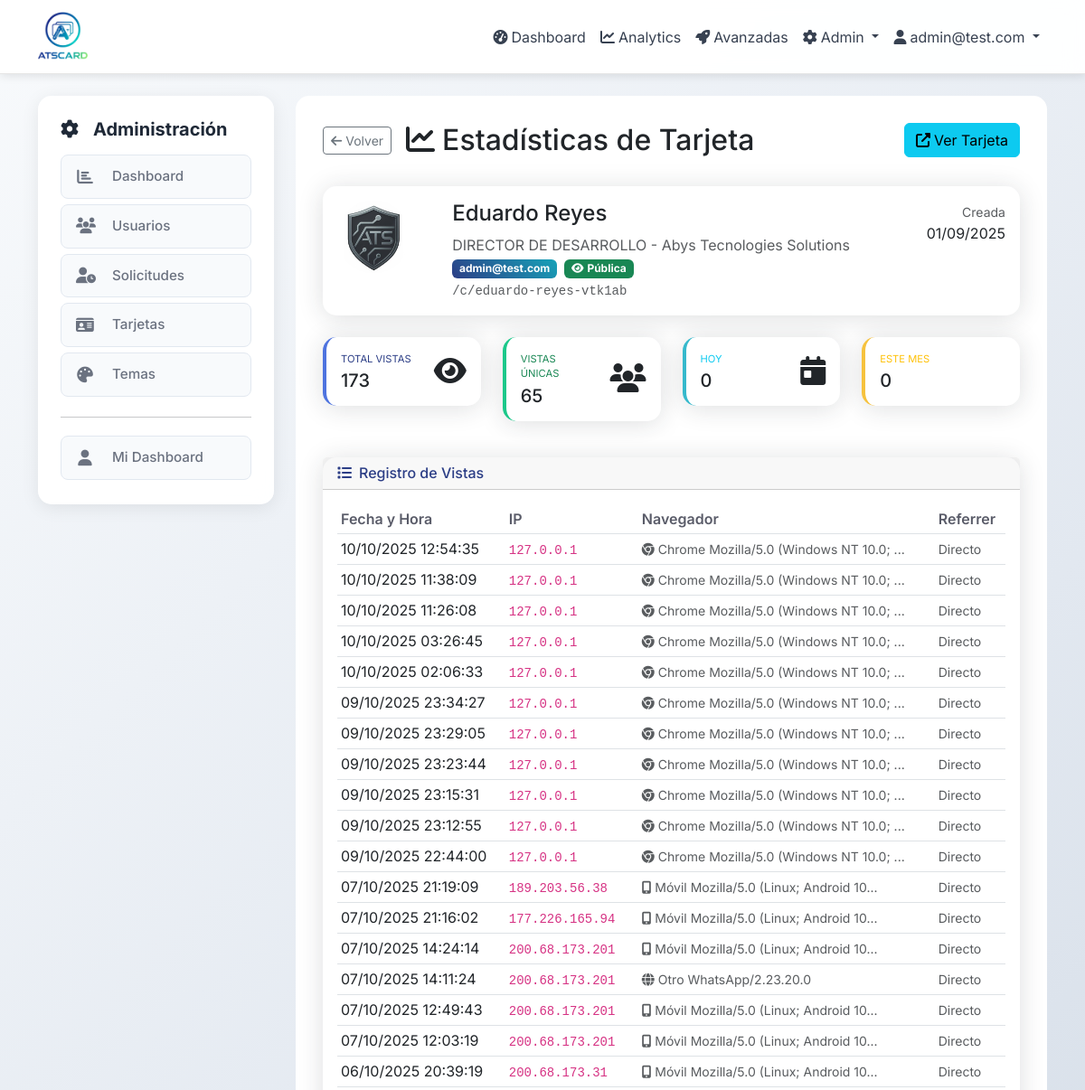
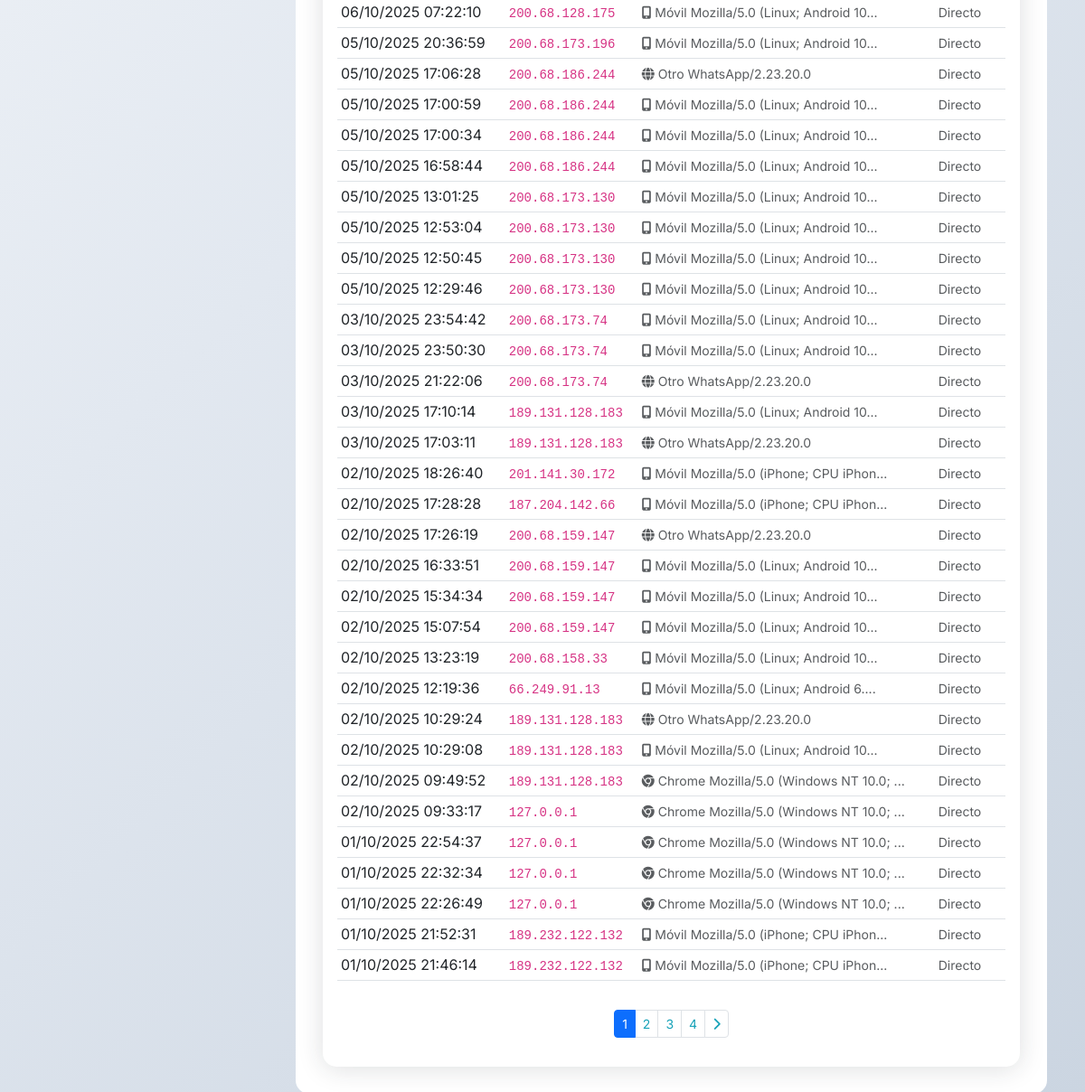
The page /admin/cards/8/views (signed in) on the database as committed earlier (2 pictures, top to bottom).
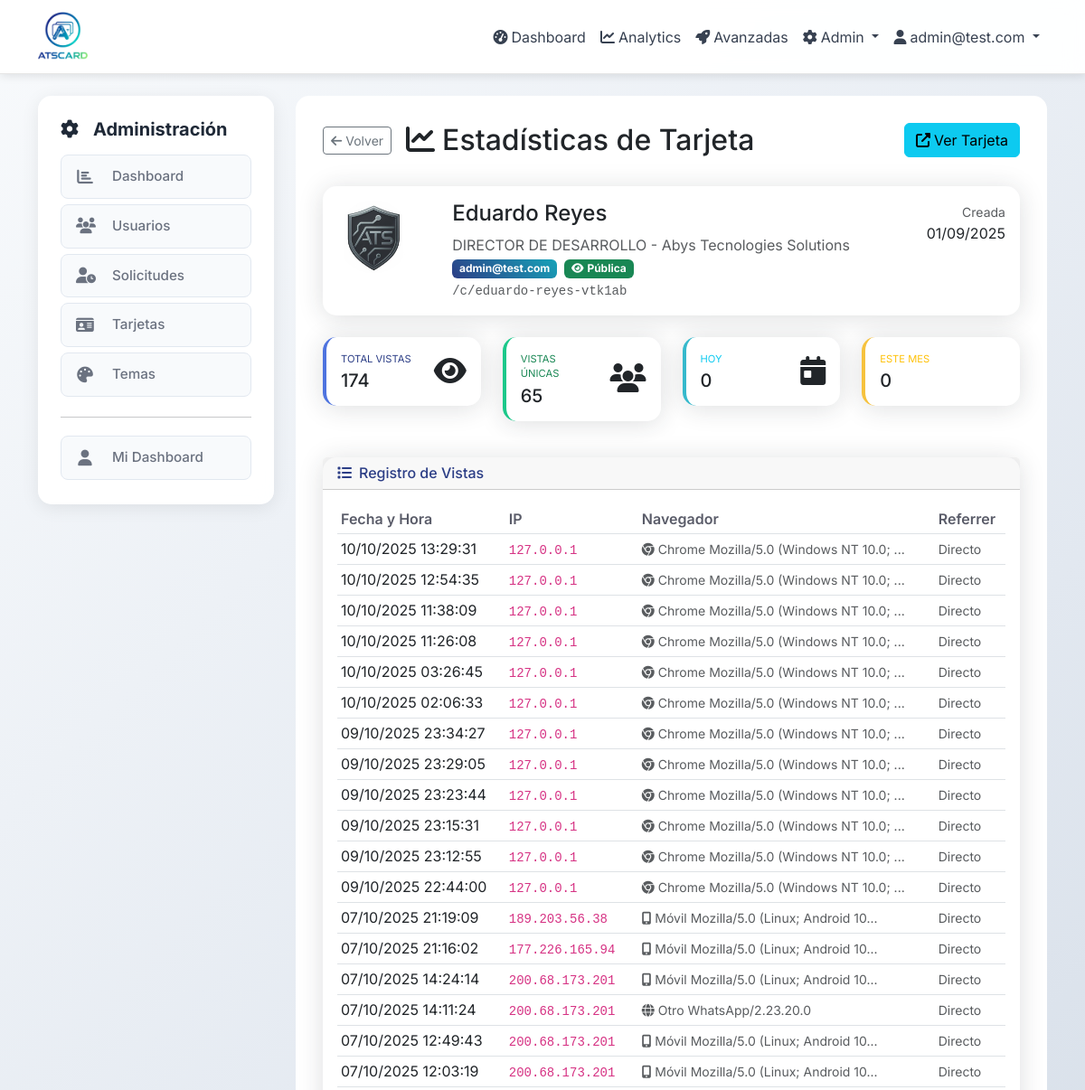
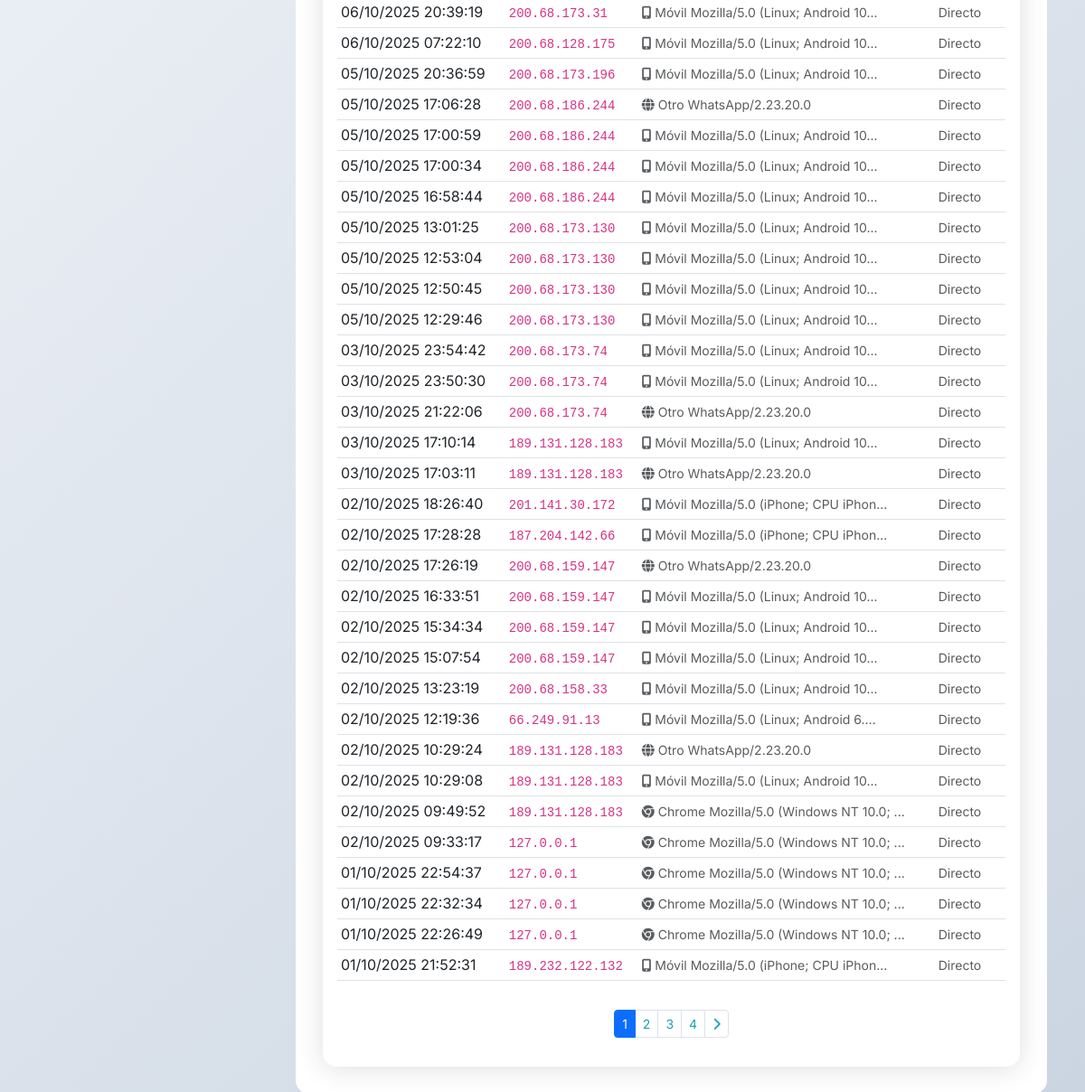
The same page on the database as committed later (2 pictures, top to bottom).
### app/models.py (models this page shows, shortened)
class CardView(db.Model):
    id = db.Column(db.Integer, primary_key=True)
    card_id = db.Column(db.Integer, db.ForeignKey('card.id'), nullable=False)
    ip_address = db.Column(db.String(45))  # IPv4 or IPv6
    user_agent = db.Column(db.String(500))
    referrer = db.Column(db.String(500))
    device_type = db.Column(db.String(20))  # mobile, tablet, desktop
    browser = db.Column(db.String(50))  # Chrome, Firefox, Safari, etc.
    platform = db.Column(db.String(50))  # windows, macos, linux, android, ios
    country = db.Column(db.String(100))  # User's country
    city = db.Column(db.String(100))  # User's city
    session_id = db.Column(db.String(100))  # Session tracking
    viewed_at = db.Column(db.DateTime, default=now_utc_for_db, index=True)
    card = db.relationship('Card', backref=db.backref('views', lazy='dynamic', cascade='all, delete-orphan'))

### app/admin/routes.py (the view)
@bp.route('/cards/<int:id>/views')
@login_required
@admin_required
def card_views(id):
    card = Card.query.get_or_404(id)
    page = request.args.get('page', 1, type=int)
    views = card.views.order_by(CardView.viewed_at.desc()).paginate(
        page=page, per_page=50, error_out=False
    )
    stats = {
        'total_views': card.get_total_views(),
        'unique_views': card.get_unique_views(),
        'views_today': card.get_views_today(),
        'views_this_month': card.get_views_this_month()
    }
    return render_template('admin/card_views.html', card=card, views=views, stats=stats)

### app/models.py (called while the page is built)
    def is_admin(self):
        return self.role == 'admin'

    def get_public_url(self):
        return f"/c/{self.slug}"

    def get_total_views(self):
        return self.views.count()

    def get_unique_views(self):
        from sqlalchemy import func
        return db.session.query(func.count(func.distinct(CardView.ip_address))).filter_by(card_id=self.id).scalar() or 0

    def get_views_today(self):
        start_utc, end_utc = get_date_range_utc(days=1)
        return self.views.filter(
            CardView.viewed_at >= start_utc,
            CardView.viewed_at <= end_utc
        ).count()

    def get_views_this_month(self):
        start_utc, end_utc = get_month_range_utc()
        return self.views.filter(
            CardView.viewed_at >= start_utc,
            CardView.viewed_at <= end_utc
        ).count()

    def get_avatar_path(self):
        if not self.theme:
            return self.avatar_path or self.avatar_square_path
        if self.theme.avatar_shape == 'rectangle':
            return self.avatar_rect_path or self.avatar_square_path or self.avatar_path
        else:
            return self.avatar_square_path or self.avatar_path or self.avatar_rect_path

### app/templates/admin/card_views.html (shortened to what the changed rows need)
{% extends "base.html" %}
{% block content %}
<div class="row">
    <div class="col-md-9">
        <div class="main-content">
            <div class="d-flex justify-content-between align-items-start mb-4">
                <div>
                    <div class="d-flex align-items-center mb-2">
                        <h2 class="mb-0">
                            <i class="fas fa-chart-line me-2"></i>Estadísticas de Tarjeta
                        </h2>
                    </div>
                </div>
            </div>
            <div class="row mb-4">
                <div class="col-lg-3 col-md-6 mb-3">
                    <div class="card border-left-primary">
                        <div class="card-body">
                            <div class="row no-gutters align-items-center">
                                <div class="col mr-2">
                                    <div class="text-xs font-weight-bold text-primary text-uppercase mb-1">
                                        Total Vistas
                                    </div>
                                    <div class="h5 mb-0 font-weight-bold text-gray-800">
                                        {{ stats.total_views }}
                                    </div>
                                </div>
                            </div>
                        </div>
                    </div>
                </div>
            </div>
            <div class="card">
                <div class="card-body">
                    {% if views.items %}
                        <div class="table-responsive">
                            <table class="table table-sm">
                                <thead>
                                    <tr>
                                        <th>Fecha y Hora</th>
                                        <th>IP</th>
                                        <th>Navegador</th>
                                        <th>Referrer</th>
                                    </tr>
                                </thead>
                                <tbody>
                                    {% for view in views.items %}
                                    <tr>
                                        <td>
                                            {{ view.viewed_at|local_datetime('%d/%m/%Y %H:%M:%S') }}
                                        </td>
                                        <td>
                                            <code>{{ view.ip_address or 'N/A' }}</code>
                                        </td>
                                        <td>
                                            <small class="text-muted" title="{{ view.user_agent }}">
                                                {% if view.user_agent %}
                                                    {% if 'Mobile' in view.user_agent %}
                                                        <i class="fas fa-mobile-alt me-1"></i>Móvil
                                                    {% elif 'Chrome' in view.user_agent %}
                                                        <i class="fab fa-chrome me-1"></i>Chrome
                                                    {% elif 'Firefox' in view.user_agent %}
                                                        <i class="fab fa-firefox me-1"></i>Firefox
                                                    {% elif 'Safari' in view.user_agent %}
                                                        <i class="fab fa-safari me-1"></i>Safari
                                                    {% elif 'Edge' in view.user_agent %}
                                                        <i class="fab fa-edge me-1"></i>Edge
                                                    {% else %}
                                                        <i class="fas fa-globe me-1"></i>Otro
                                                    {% endif %}
                                                    {{ view.user_agent[:30] }}{% if view.user_agent|length > 30 %}...{% endif %}
                                                {% else %}
                                                    N/A
                                                {% endif %}
                                            </small>
                                        </td>
                                        <td>
                                            <small class="text-muted">
                                                {% if view.referrer %}
                                                    {{ view.referrer[:50] }}{% if view.referrer|length > 50 %}...{% endif %}
                                                {% else %}
                                                    Directo
                                                {% endif %}
                                            </small>
                                        </td>
                                    </tr>
                                    {% endfor %}
                                </tbody>
                            </table>
                        </div>
                        {% if views.pages > 1 %}
                        <nav aria-label="Page navigation" class="mt-3">
                            <ul class="pagination justify-content-center pagination-sm">
                                {% for page_num in views.iter_pages() %}
                                    {% if page_num %}
                                        {% if page_num != views.page %}
                                            <li class="page-item">
                                                <a class="page-link" href="{{ url_for('admin.card_views', id=card.id, page=page_num) }}">{{ page_num }}</a>
                                            </li>
                                        {% else %}
                                            <li class="page-item active">
                                                <span class="page-link">{{ page_num }}</span>
                                            </li>
                                        {% endif %}
                                    {% else %}
                                        <li class="page-item disabled">
                                            <span class="page-link">…</span>
                                        </li>
                                    {% endif %}
                                {% endfor %}
                            </ul>
                        </nav>
                        {% endif %}
                    {% else %}
                        <div class="text-center py-4">
                            <i class="fas fa-chart-line fa-3x text-muted mb-3"></i>
                            <h6>Sin vistas registradas</h6>
                            <p class="text-muted mb-0">Esta tarjeta aún no ha sido vista por nadie.</p>
                        </div>
                    {% endif %}
                </div>
            </div>
        </div>
    </div>
</div>
{% endblock %}

Rows that differ between the two databases and show on the page:
no longer on this page (row unchanged): CardView: viewed_at|local_datetime "01/10/2025 21:46:14", ip_address "189.232.122.132", shows "Móvil", user_agent "Mozilla/5.0 (iPhone; CPU iPhon", shows "Directo"
added CardView: viewed_at|local_datetime "10/10/2025 13:29:31", ip_address "127.0.0.1", shows "Chrome", user_agent "Mozilla/5.0 (Windows NT 10.0;", shows "Directo"
Other text that changed with them:
{{ stats.total_views }}: "173" → "174"
